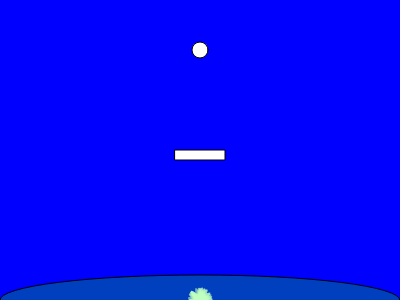
Frame 1 (no input)
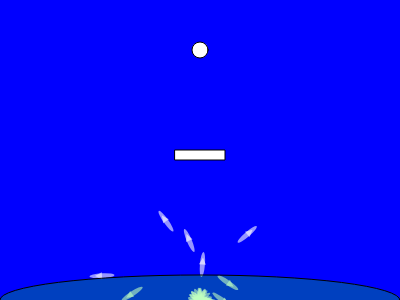
Frame 60 (no input)
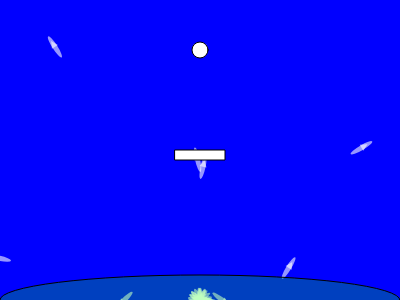
Frame 120 (the mouse pressed at the canvas centre since frame 60)

The p5.js sketch that drew these frames (run headless with seeded random() and noise() and a simulated clock; from frame 60 on, the mouse is pressed at the canvas centre):

// p5.js sketch
// ── sketch.js
// Daniel Shiffman
// http://codingtra.in
// http://patreon.com/codingtrain
// Code for: https://youtu.be/bGz7mv2vD6g

var population;
// Each rocket is alive till 400 frames
var lifespan = 600;
// Made to display count on screen
var lifeP;
// Keeps track of frame
var count = 0;
// keep track of generations
var generation = 0;
var genP;
// Where rockets are trying to go
var target;
// Max force applied to rocket
var maxforce = 0.2;

// Dimensions of barrier
var rx = 175;
var ry = 150;
var rw = 50;
var rh = 10;

function setup() {
  createCanvas(400, 300);
  background(color(0, 0, 255));
  population = new Population();
  lifeP = createP();
  genP = createP();
  target = createVector(width / 2, 50);

}

function draw() {
  //background(0);
  background(color(0, 0, 255));
  population.run();
  // Displays count to window
  lifeP.html(count);
  genP.html(generation);
  
  count++;
  
  population.grouphealth(); // brad
  if (population.allcrashed==true) {
    count = lifespan;
  }
  
  if (count == lifespan) {
    population.evaluate();
    population.selection();
    // Population = new Population();
    count = 0;
    generation++;
  }
  // Renders barrier for rockets
  fill(255);
  rect(rx, ry, rw, rh);
  // Renders target
  ellipse(target.x, target.y, 16, 16);
  //fill(color(0, 0, 255));
  fill('rgba(0,255,0, 0.25)');
  ellipse(200, 300, 400, 50);
}

// ── dna.js
// Daniel Shiffman
// http://codingtra.in
// http://patreon.com/codingtrain
// Code for: https://youtu.be/bGz7mv2vD6g

function DNA(genes) {
  // Recieves genes and create a dna object
  if (genes) {
    this.genes = genes;
  }
  // If no genes just create random dna
  else {
    this.genes = [];
    for (var i = 0; i < lifespan; i++) {
      // Gives random vectors
      this.genes[i] = p5.Vector.random2D();
      // Sets maximum force of vector to be applied to a rocket
      this.genes[i].setMag(maxforce);
    }
  }
  // Performs a crossover with another member of the species
  this.crossover = function(partner) {
    var newgenes = [];
    // Picks random midpoint
    var mid = floor(random(this.genes.length));
    for (var i = 0; i < this.genes.length; i++) {
      // If i is greater than mid the new gene should come from this partner
      if (i > mid) {
        newgenes[i] = this.genes[i];
      }
      // If i < mid new gene should come from other partners gene's
      else {
        newgenes[i] = partner.genes[i];
      }
    }
    // Gives DNA object an array
    return new DNA(newgenes);
  }

  // Adds random mutation to the genes to add variance.
  this.mutation = function() {
    for (var i = 0; i < this.genes.length; i++) {
      // if random number less than 0.01, new gene is then random vector
      if (random(1) < 0.003) {
        this.genes[i] = p5.Vector.random2D();
        this.genes[i].setMag(maxforce);
      }
    }
  }

}

// ── population.js
// Daniel Shiffman
// http://codingtra.in
// http://patreon.com/codingtrain
// Code for: https://youtu.be/bGz7mv2vD6g

function Population() {
  // Array of rockets
  this.rockets = [];
  // Amount of rockets
  this.popsize = 25;
  // Amount parent rocket partners
  this.matingpool = [];
  
  this.allcrashed = false;

  // Associates a rocket to an array index
  for (var i = 0; i < this.popsize; i++) {
    this.rockets[i] = new Rocket();
  }
  
  
  this.grouphealth = function() {
    this.allcrashed = true;
    // Iterate through all rockets and calcultes their fitness
    for (var i = 0; i < this.popsize; i++) {
      // make target bigger here once, if one is completed
      if (this.rockets[i].crashed==false) {
        if (this.rockets[i].completed==false) {
          this.allcrashed = false;
        }  
      }
    }

  }
  
  this.evaluate = function() {

    var maxfit = 0;
    // Iterate through all rockets and calcultes their fitness
    for (var i = 0; i < this.popsize; i++) {
      // Calculates fitness
      this.rockets[i].calcFitness();
      // If current fitness is greater than max, then make max equal to current
      if (this.rockets[i].fitness > maxfit) {
        maxfit = this.rockets[i].fitness;
      }
    }
    // Normalises fitnesses
    for (var i = 0; i < this.popsize; i++) {
      this.rockets[i].fitness /= maxfit;
    }

    this.matingpool = [];
    // Take rockets fitness make in to scale of 1 to 100
    // A rocket with high fitness will highly likely will be in the mating pool
    for (var i = 0; i < this.popsize; i++) {
      var n = this.rockets[i].fitness * 100;
      for (var j = 0; j < n; j++) {
        this.matingpool.push(this.rockets[i]);
      }
    }
  }
  // Selects appropriate genes for child
  this.selection = function() {
    var newRockets = [];
    for (var i = 0; i < this.rockets.length; i++) {
      // Picks random dna
      var parentA = random(this.matingpool).dna;
      var parentB = random(this.matingpool).dna;
      // Creates child by using crossover function
      var child = parentA.crossover(parentB);
      child.mutation();
      // Creates new rocket with child dna
      newRockets[i] = new Rocket(child);
    }
    // This instance of rockets are the new rockets
    this.rockets = newRockets;
  }

  // Calls for update and show functions
  this.run = function() {
    for (var i = 0; i < this.popsize; i++) {
      this.rockets[i].update();
      // Displays rockets to screen
      this.rockets[i].show();
    }
  }
}

// ── rocket.js
// Daniel Shiffman
// http://codingtra.in
// http://patreon.com/codingtrain
// Code for: https://youtu.be/bGz7mv2vD6g

// Constructor function
function Rocket(dna) {
  // Physics of rocket at current instance
  this.pos = createVector(width / 2, height);
  this.vel = createVector();
  this.acc = createVector();
  // Checkes rocket has reached target
  this.completed = false;
  // Checks if rocket had crashed
  this.crashed = false;
  
  this.mindistance = 10000;
  // Gives a rocket dna
  if (dna) {
    this.dna = dna;
  } else {
    this.dna = new DNA();
  }
  this.fitness = 0;
  
  this.durration = 0;

  // Object can recieve force and add to acceleration
  this.applyForce = function(force) {
    this.acc.add(force);
  }
  // Calulates fitness of rocket
  this.calcFitness = function() {
    // Takes distance to target
    var d = dist(this.pos.x, this.pos.y, target.x, target.y);
   
    // Maps range of fitness
    this.fitness = map(d, 0, width, width, 0);
    // If rocket gets to target increase fitness of rocket
    var durrationFraction = 1 - (this.durration / lifespan);
    if (this.completed) {
      //lifespan
       // brad
      // closest approach 
      this.fitness *= (10 + (10 * durrationFraction)); // brad add
      //brad
      if (rw <= 250) {
        rw += 2;
        rx -= 1;
      }
    }
    // If rocket does not get to target decrease fitness
    if (this.crashed) {
      this.fitness /= (5 + (5 * durrationFraction)) ; // if durration long, less problem
      this.fitness += ((100 - this.mindistance)/10)
      
    }

  }
  // Updates state of rocket
  this.update = function() {
    // Checks distance from rocket to target
    var d = dist(this.pos.x, this.pos.y, target.x, target.y);
    // If distance less than 10 pixels, then it has reached target
    if (d < 10) {
      this.completed = true;
      this.pos = target.copy();
    }
    // see if its the closest approach, nudge those that got closer
    if (d < this.mindistance){
      this.mindistance = d;
    }
    
    // Rocket hit the barrier
    if (this.pos.x > rx && this.pos.x < rx + rw && this.pos.y > ry && this.pos.y < ry + rh) {
      this.crashed = true;
    }
    // Rocket has hit left or right of window
    if (this.pos.x > width || this.pos.x < 0) {
      this.crashed = true;
    }
    // Rocket has hit top or bottom of window
    if (this.pos.y > height || this.pos.y < 0) {
      this.crashed = true;
    }


    //applies the random vectors defined in dna to consecutive frames of rocket
    this.applyForce(this.dna.genes[count]);
    // if rocket has not got to goal and not crashed then update physics engine
    if (!this.completed && !this.crashed) {
      this.vel.add(this.acc);
      this.pos.add(this.vel);
      this.acc.mult(0);
      this.vel.limit(4);
      this.durration += 1; //Brad
      
    }
  }
  // displays rocket to window
  this.show = function() {
    // push and pop allow's rotating and translation not to affect other objects
    push();
    //color customization of rockets
    noStroke();
    fill(255, 150);
    //translate to the postion of rocket
    translate(this.pos.x, this.pos.y);
    //rotatates to the angle the rocket is pointing
    rotate(this.vel.heading());
    //creates a rectangle shape for rocket
    //rectMode(CENTER);
    var arrowSize = 7;
    triangle(0, arrowSize / 2, 0, -arrowSize / 2, arrowSize, 0);
    ellipseMode(CENTER);
    ellipse(0, 0, 25, 5);
    pop();
  }

}
